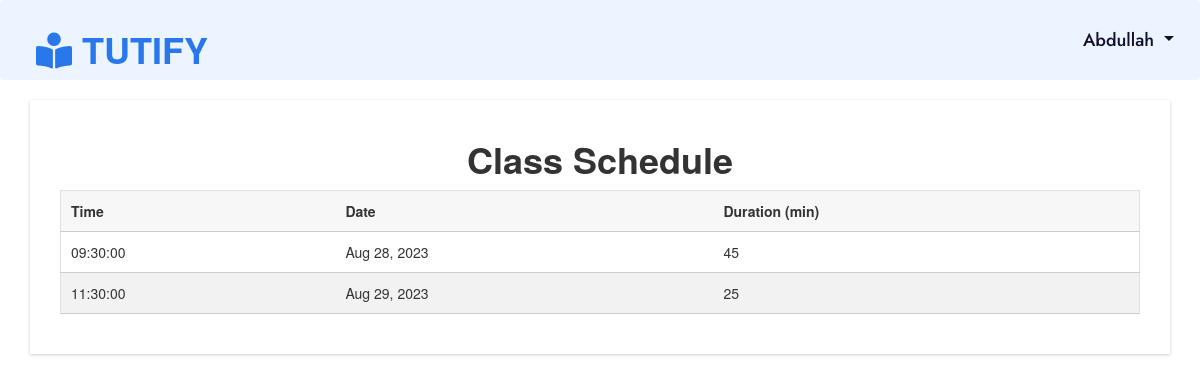
The app's page /tutor/timetable.php (signed in) with its own data.
### tables this page shows
CREATE TABLE `class_schedule` (
  `id` int(11) NOT NULL,
  `class_time` time NOT NULL,
  `class_date` date NOT NULL,
  `class_duration` int(11) NOT NULL,
  `Course_id` int(11) NOT NULL
);

### tutor/timetable.php (the view, shortened to what this page needs)
<?php
include('../dbcon.php');
$sql = "SELECT id, class_time, class_date, class_duration FROM class_schedule ORDER BY class_date, class_time";
$result = mysqli_query($con, $sql);
?>
<!DOCTYPE html>
<html lang="en">
<head>
    <link rel="stylesheet" href="https://maxcdn.bootstrapcdn.com/bootstrap/4.0.0/css/bootstrap.min.css">
    <link href="https://cdnjs.cloudflare.com/ajax/libs/font-awesome/5.10.0/css/all.min.css" rel="stylesheet">
    <link href="lib/owlcarousel/assets/owl.carousel.min.css" rel="stylesheet">
    <link href="../css/t_dash_style.css" rel="stylesheet">
    <link href="../css/nav_style.css" rel="stylesheet">
    <link href="../css/style.css" rel="stylesheet">
     <link rel="stylesheet" href="https://maxcdn.bootstrapcdn.com/bootstrap/3.3.7/css/bootstrap.css">
</head>
<body>
    <nav class="navbar navbar-expand-lg navbar-light bg-light ">
    <a href="#" class="navbar-brand ml-lg-3">
        <h1 class="m-0 text-uppercase text-primary"><i class="fa fa-book-reader mr-3"></i>Tutify</h1>
    </a>
    <ul class="navbar-nav ml-auto">
            <li class="nav-item dropdown">
                <a class="nav-link dropdown-toggle" id="userDropdown" role="button" data-toggle="dropdown" aria-haspopup="true" aria-expanded="false">
                    <?php echo ucwords($_SESSION["user_name"]); ?>
                </a>
            </li>
        </ul>
</nav>
    <div class="container mx-auto py-11">
        <h1 class="text-3xl font-bold text-center">Class Schedule</h1>
        <div class="mt-8 px-4">
<table class="w-full bg-white border border-gray-200">
    <thead>
        <tr class="bg-gray-100">
            <th class="p-3 border-b">Time</th>
            <th class="p-3 border-b">Date</th>
            <th class="p-3 border-b">Duration (min)</th>
        </tr>
    </thead>
    <tbody>
        <?php while($row = mysqli_fetch_array($result)): ?>
        <tr class="<?php echo $row['class_duration'] > 60 ? 'bg-yellow-100' : ''; ?>">
            <td class="p-3 border-b"><?php echo $row['class_time']; ?></td>
            <td class="p-3 border-b"><?php echo date('M j, Y', strtotime($row['class_date'])); ?></td>
            <td class="p-3 border-b"><?php echo $row['class_duration']; ?></td>
        </tr>
        <?php endwhile; ?>
    </tbody>
</table>
            <div class="mt-8 flex justify-center">
                <a href="session.php" class="bg-blue-500 hover:bg-blue-700 text-white font-bold py-2 px-4 rounded mr-4">Schedule a Class</a>
                <a href="session.php" class="bg-gray-500 hover:bg-gray-700 text-white font-bold py-2 px-4 rounded">Back</a>
            </div>
        </div>
    </div>
</body>
</html>

### css/t_dash_style.css (style rules this page uses)
body { background-color: #f4f4f4; font-family: Arial, sans-serif; font-size: 16px; }
.container { background-color: #fff; padding: 20px; margin-top: 20px; align-items: center; box-shadow: 0px 1px 3px rgba(0, 0, 0, 0.2); animation: fadeIn 0.5s ease-in-out; }

### css/nav_style.css (style rules this page uses)
body { background-color: #ffffff; font-family: Arial, sans-serif; }
.navbar { background-color: #dbf1ff; border-bottom: 1px solid #e9ecef; height: 80px; transition: height 0.3s; }
.navbar-brand { font-weight: bold; color: #333; }
.nav-link { color: #333; }

### tutor/timetable.php (style rules this page uses)
table { width: 100%; border-collapse: collapse; border: 1px solid #ccc; }
th { padding: 10px; border-bottom: 1px solid #ccc; background-color: #f7f7f7; text-align: left; }
tr:nth-child(even) { background-color: #f2f2f2; }
td { padding: 10px; border-bottom: 1px solid #ccc; }

### records on screen
class_schedule: class_time "09:30:00", class_date "Aug 28, 2023", class_duration "45"
class_schedule: class_time "11:30:00", class_date "Aug 29, 2023", class_duration "25"

### other values on screen
$_SESSION["user_name"] "Abdullah"
